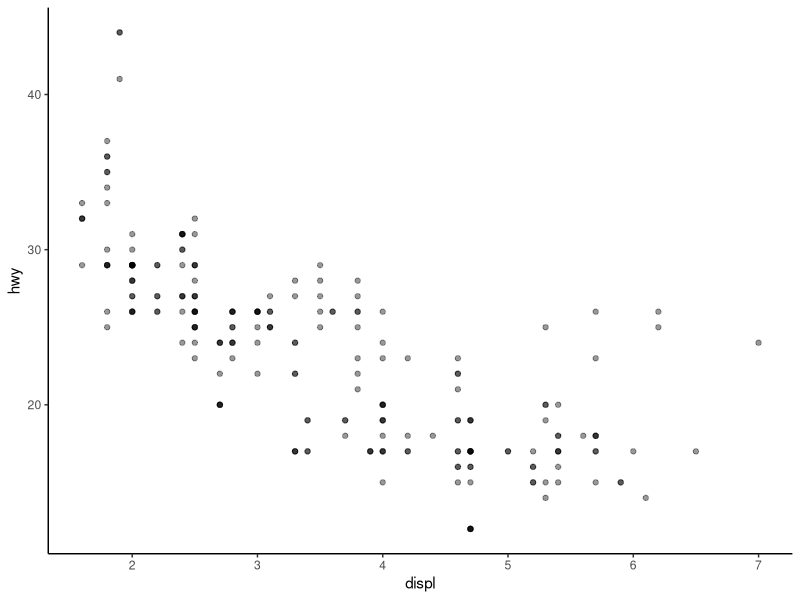
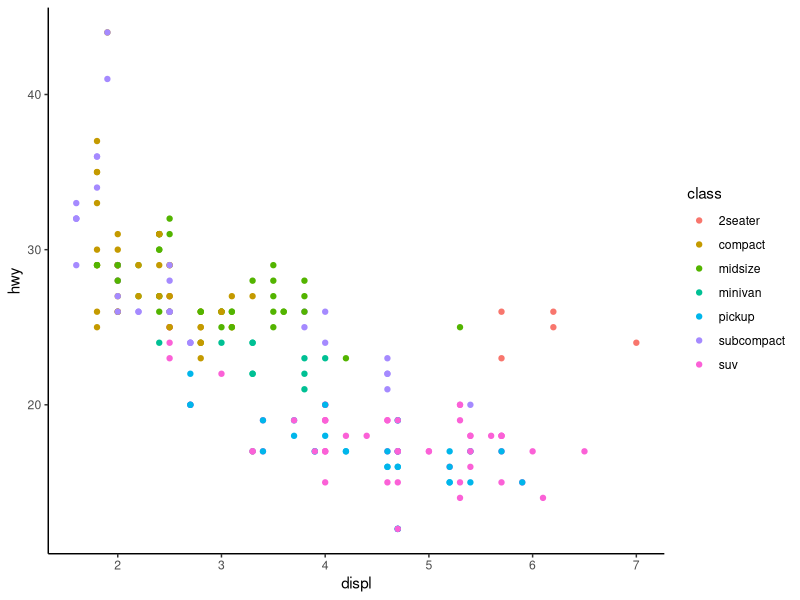
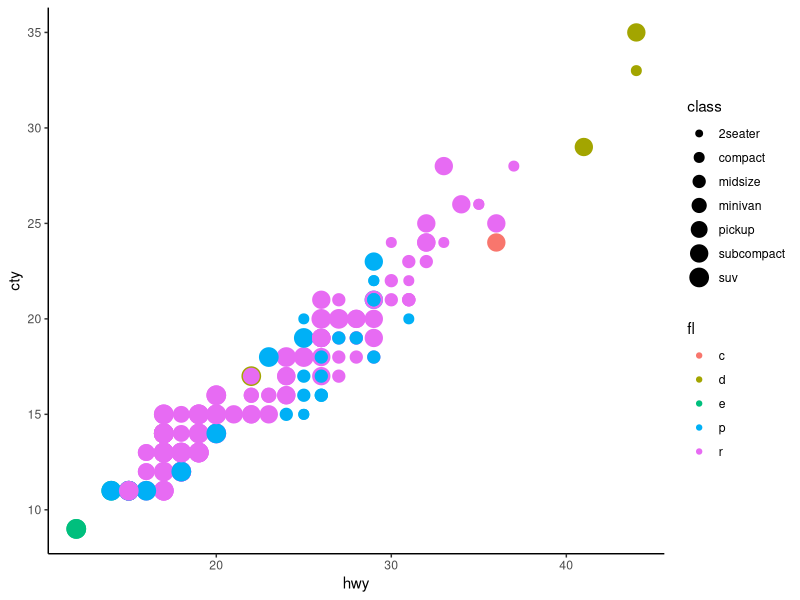
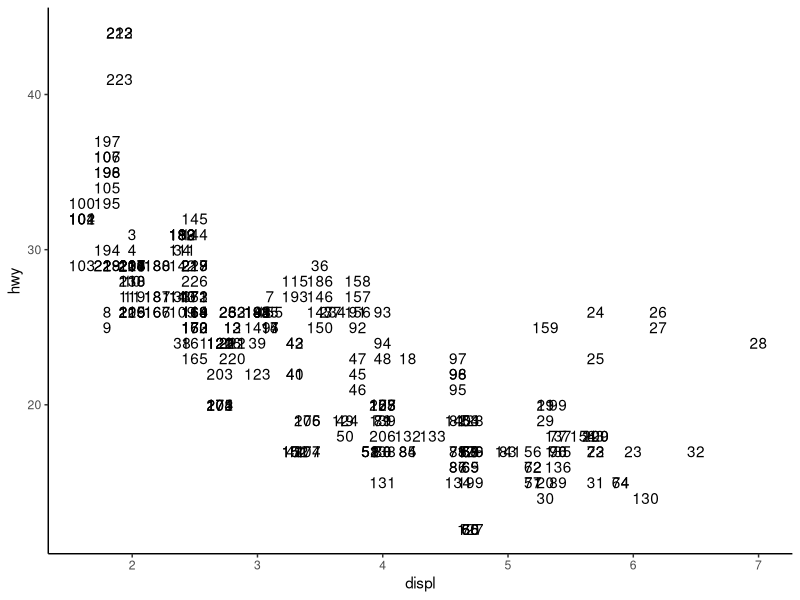

Here is the R script that generated these plots, in order:
## ---- chunk 1
library(tidyverse)
## ---- chunk 2
mpg
## ---- chunk 3
myplot <- ggplot(data=mpg, mapping=aes(x=displ,y=hwy)) +
geom_point(alpha=0.4)  + 
theme_classic()
myplot

## ---- chunk 4
ggplot(mpg,aes(x=displ,y=hwy,color=class)) + geom_point() +
  theme_classic()
## ---- chunk 5
ggplot(mpg,aes(x=hwy,y=cty,size=class,color=fl)) + geom_point() +
  theme_classic()
## ---- chunk 6
ggplot(mpg,aes(x=displ,y=hwy,label=seq(nrow(mpg)))) +
  geom_text() +
  theme_classic()
